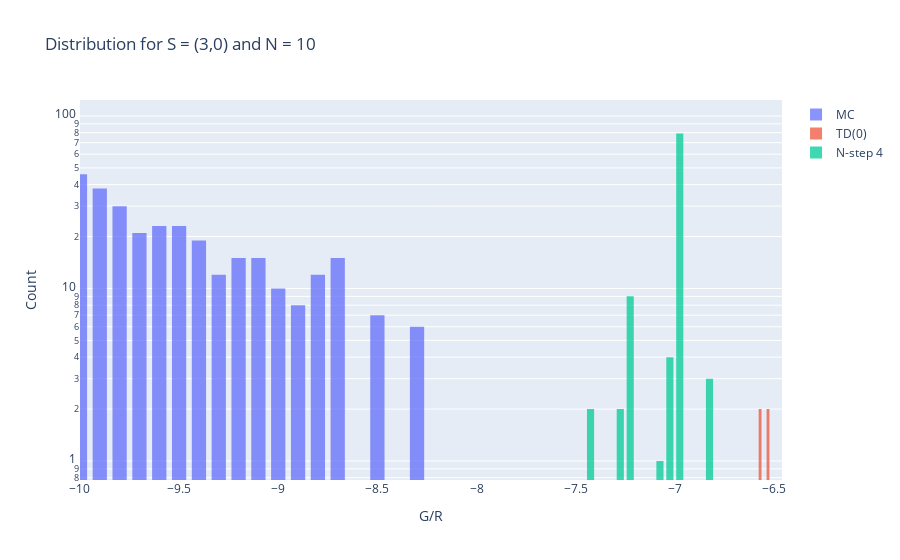

The code cell stored with this chart in its notebook:
### Code cell
agent = Agent()
agent.SARSA(N=50)
plot_valuemap(agent.q)

minimum = +np.Inf
maximum = -np.Inf

fig = go.Figure()

print("Monte Carlo")
agent.MC()
fig.add_trace(go.Histogram(x=agent.S, name='MC'))
minimum = min(min(agent.S), minimum)
maximum = max(max(agent.S), maximum)
agent.empty_s()

print("TD(0)")
agent.nstepSARSA(n=1)
fig.add_trace(go.Histogram(x=agent.S, name='TD(0)'))
minimum = min(min(agent.S), minimum)
maximum = max(max(agent.S), maximum)
agent.empty_s()

print("N-step 4")
agent.nstepSARSA(n=4)
fig.add_trace(go.Histogram(x=agent.S, name='N-step 4'))
minimum = min(min(agent.S), minimum)
maximum = max(max(agent.S), maximum)
agent.empty_s()


fig.update_layout(
    title_text='Distribution for S = (3,0) and N = 10', # title of plot
    xaxis_title_text='G/R', # xaxis label
    yaxis_title_text='Count', # yaxis label
    bargap=0.2, # gap between bars of adjacent location coordinates
    bargroupgap=0.1, # gap between bars of the same location coordinates
    showlegend=True,
    barmode='overlay',
    xaxis_range=[minimum,maximum]

)

# Reduce opacity to see both histograms
fig.update_traces(opacity=0.75)
fig.update_yaxes(type="log")
fig.show()

### Figure 1 — Plotly figure (JSON) as saved in the notebook; plotly's stock layout.template omitted (floating-point values rounded to 4 significant figures; data arrays with more than 128 entries replaced by an {"elided": "..."} marker saying what was removed)
{"data": [{"name": "MC", "opacity": 0.75, "type": "histogram", "x": {"elided": "300 float values"}}, {"name": "TD(0)", "opacity": 0.75, "type": "histogram", "x": [-6.459, -6.459, -6.459, -6.459, -6.571, -6.459, -6.459, -6.459, -6.459, -6.459, -6.459, -6.459, -6.459, -6.459, -6.459, -6.459, -6.459, -6.459, -6.459, -6.459, -6.459, -6.459, -6.459, -6.459, -6.459, -6.459, -6.459, -6.459, -6.459, -6.54, -6.459, -6.459, -6.571, -6.459, -6.459, -6.459, -6.459, -6.459, -6.459, -6.459, -6.459, -6.459, -6.459, -6.459, -6.459, -6.459, -6.459, -6.459, -6.459, -6.459, -6.459, -6.459, -6.459, -6.459, -6.459, -6.459, -6.459, -6.54, -6.459, -6.459, -6.459, -6.459, -6.459, -6.459, -6.459, -6.459, -6.459, -6.459, -6.459, -6.459, -6.459, -6.459, -6.459, -6.459, -6.459, -6.459, -6.459, -6.459, -6.459, -6.459, -6.459, -6.459, -6.459, -6.459, -6.459, -6.459, -6.459, -6.459, -6.459, -6.459, -6.459, -6.459, -6.459, -6.459, -6.459, -6.459, -6.459, -6.459, -6.459, -6.459]}, {"name": "N-step 4", "opacity": 0.75, "type": "histogram", "x": [-6.964, -6.964, -7.031, -6.964, -7.268, -6.964, -6.971, -6.964, -6.964, -7.264, -6.964, -6.964, -7.245, -7.245, -6.964, -6.964, -6.964, -6.964, -6.964, -6.964, -6.964, -6.964, -7.245, -6.827, -6.964, -6.964, -6.971, -6.971, -6.964, -6.964, -6.964, -6.964, -6.964, -6.964, -7.245, -6.964, -6.964, -6.964, -6.964, -6.964, -6.964, -6.964, -7.245, -6.964, -6.964, -6.964, -6.964, -6.964, -6.964, -6.964, -6.964, -6.964, -6.964, -7.245, -6.827, -7.245, -6.964, -6.964, -6.964, -6.964, -7.245, -6.964, -6.964, -6.964, -6.964, -6.964, -6.964, -6.964, -7.031, -6.964, -7.245, -7.407, -6.964, -6.964, -6.964, -6.964, -6.964, -6.964, -6.964, -7.094, -6.964, -7.031, -6.964, -6.964, -7.031, -6.964, -6.964, -6.964, -7.402, -6.964, -6.964, -6.964, -6.964, -6.964, -6.964, -6.964, -6.964, -6.971, -6.827, -6.964]}], "layout": {"autosize": true, "bargap": 0.2, "bargroupgap": 0.1, "barmode": "overlay", "showlegend": true, "title": {"text": "Distribution for S = (3,0) and N = 10"}, "xaxis": {"range": [-10.0, -6.459], "title": {"text": "G/R"}, "type": "linear"}, "yaxis": {"autorange": true, "range": [-0.1101, 2.092], "title": {"text": "Count"}, "type": "log"}}}
